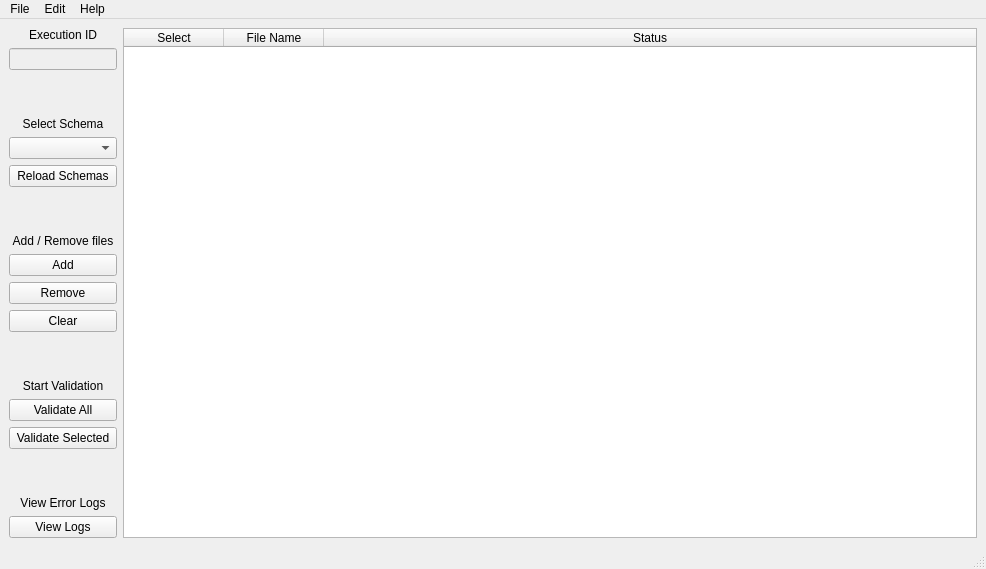
<?xml version="1.0" encoding="UTF-8"?>
<ui version="4.0">
 <class>MainWindow</class>
 <widget class="QMainWindow" name="MainWindow">
  <property name="geometry">
   <rect>
    <x>0</x>
    <y>0</y>
    <width>986</width>
    <height>569</height>
   </rect>
  </property>
  <property name="windowTitle">
   <string>Validator v1.0</string>
  </property>
  <widget class="QWidget" name="centralwidget">
   <layout class="QFormLayout" name="formLayout">
    <item row="0" column="0">
     <layout class="QVBoxLayout" name="verticalLayout">
      <item>
       <widget class="QLabel" name="label_5">
        <property name="text">
         <string>Execution ID</string>
        </property>
        <property name="alignment">
         <set>Qt::AlignCenter</set>
        </property>
       </widget>
      </item>
      <item>
       <widget class="QLineEdit" name="lineEdit">
        <property name="enabled">
         <bool>false</bool>
        </property>
       </widget>
      </item>
      <item>
       <spacer name="verticalSpacer">
        <property name="orientation">
         <enum>Qt::Vertical</enum>
        </property>
        <property name="sizeHint" stdset="0">
         <size>
          <width>20</width>
          <height>40</height>
         </size>
        </property>
       </spacer>
      </item>
      <item>
       <widget class="QLabel" name="label">
        <property name="text">
         <string>Select Schema</string>
        </property>
        <property name="alignment">
         <set>Qt::AlignCenter</set>
        </property>
        <property name="buddy">
         <cstring>comboBox</cstring>
        </property>
       </widget>
      </item>
      <item>
       <widget class="QComboBox" name="comboBox"/>
      </item>
      <item>
       <widget class="QPushButton" name="reload_schemas_button">
        <property name="text">
         <string>Reload Schemas</string>
        </property>
       </widget>
      </item>
      <item>
       <spacer name="verticalSpacer_2">
        <property name="orientation">
         <enum>Qt::Vertical</enum>
        </property>
        <property name="sizeHint" stdset="0">
         <size>
          <width>20</width>
          <height>40</height>
         </size>
        </property>
       </spacer>
      </item>
      <item>
       <widget class="QLabel" name="label_2">
        <property name="text">
         <string>Add / Remove files</string>
        </property>
        <property name="alignment">
         <set>Qt::AlignCenter</set>
        </property>
       </widget>
      </item>
      <item>
       <widget class="QPushButton" name="add_button">
        <property name="text">
         <string>Add</string>
        </property>
       </widget>
      </item>
      <item>
       <widget class="QPushButton" name="remove_button">
        <property name="text">
         <string>Remove</string>
        </property>
       </widget>
      </item>
      <item>
       <widget class="QPushButton" name="clea_button">
        <property name="text">
         <string>Clear</string>
        </property>
       </widget>
      </item>
      <item>
       <spacer name="verticalSpacer_3">
        <property name="orientation">
         <enum>Qt::Vertical</enum>
        </property>
        <property name="sizeHint" stdset="0">
         <size>
          <width>20</width>
          <height>40</height>
         </size>
        </property>
       </spacer>
      </item>
      <item>
       <widget class="QLabel" name="label_3">
        <property name="text">
         <string>Start Validation</string>
        </property>
        <property name="alignment">
         <set>Qt::AlignCenter</set>
        </property>
        <property name="buddy">
         <cstring>validate_all_button</cstring>
        </property>
       </widget>
      </item>
      <item>
       <widget class="QPushButton" name="validate_all_button">
        <property name="text">
         <string>Validate All</string>
        </property>
       </widget>
      </item>
      <item>
       <widget class="QPushButton" name="validate_selected_button">
        <property name="text">
         <string>Validate Selected</string>
        </property>
       </widget>
      </item>
      <item>
       <spacer name="verticalSpacer_4">
        <property name="orientation">
         <enum>Qt::Vertical</enum>
        </property>
        <property name="sizeHint" stdset="0">
         <size>
          <width>20</width>
          <height>40</height>
         </size>
        </property>
       </spacer>
      </item>
      <item>
       <widget class="QLabel" name="label_4">
        <property name="text">
         <string>View Error Logs</string>
        </property>
        <property name="alignment">
         <set>Qt::AlignCenter</set>
        </property>
        <property name="buddy">
         <cstring>view_logs_button</cstring>
        </property>
       </widget>
      </item>
      <item>
       <widget class="QPushButton" name="view_logs_button">
        <property name="text">
         <string>View Logs</string>
        </property>
       </widget>
      </item>
     </layout>
    </item>
    <item row="0" column="1">
     <widget class="QTableWidget" name="table">
      <property name="alternatingRowColors">
       <bool>false</bool>
      </property>
      <property name="wordWrap">
       <bool>true</bool>
      </property>
      <attribute name="horizontalHeaderVisible">
       <bool>true</bool>
      </attribute>
      <attribute name="horizontalHeaderCascadingSectionResizes">
       <bool>false</bool>
      </attribute>
      <attribute name="horizontalHeaderStretchLastSection">
       <bool>true</bool>
      </attribute>
      <attribute name="verticalHeaderStretchLastSection">
       <bool>false</bool>
      </attribute>
      <column>
       <property name="text">
        <string>Select</string>
       </property>
      </column>
      <column>
       <property name="text">
        <string>File Name</string>
       </property>
      </column>
      <column>
       <property name="text">
        <string>Status</string>
       </property>
      </column>
     </widget>
    </item>
   </layout>
  </widget>
  <widget class="QMenuBar" name="menubar">
   <property name="geometry">
    <rect>
     <x>0</x>
     <y>0</y>
     <width>986</width>
     <height>26</height>
    </rect>
   </property>
   <widget class="QMenu" name="menuFile">
    <property name="title">
     <string>File</string>
    </property>
   </widget>
   <widget class="QMenu" name="menuEdit">
    <property name="title">
     <string>Edit</string>
    </property>
   </widget>
   <widget class="QMenu" name="menuHelp">
    <property name="title">
     <string>Help</string>
    </property>
   </widget>
   <addaction name="menuFile"/>
   <addaction name="menuEdit"/>
   <addaction name="menuHelp"/>
  </widget>
  <widget class="QStatusBar" name="statusbar"/>
 </widget>
 <resources/>
 <connections/>
</ui>
